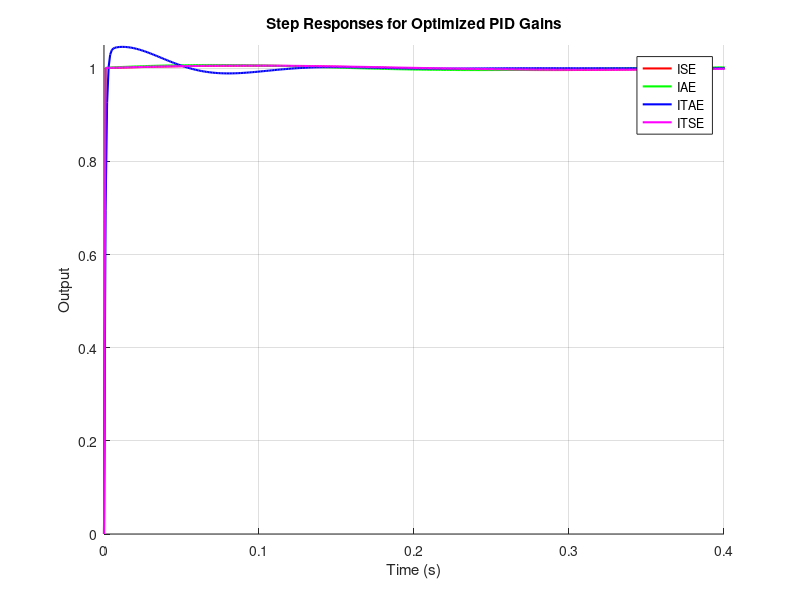

Write MATLAB code to recreate this figure.
clc;
clear;
close all;

numerator = [1488.4];
denominator = [1 0 -930.25];
plant = tf(numerator, denominator);

gains = struct( ...
    'ISE',  struct('Kp', 30.65,   'Ki', 1889.9395, 'Kd', 7.5218), ...
    'IAE',  struct('Kp', 37.144,  'Ki', 1744.82,   'Kd', 5.0092), ...
    'ITAE', struct('Kp', 33.5061, 'Ki', 1897.3994, 'Kd', 0.77143), ...
    'ITSE', struct('Kp', 39.4455, 'Ki', 1493.432,  'Kd', 7.0386) ...
);

% Time vector for simulation
t = 0:0.001:5;

% Initialize figure
figure;
hold on;
grid on;
title('Step Responses for Optimized PID Gains');
xlabel('Time (s)');
ylabel('Output');
colors = ['r', 'g', 'b', 'm'];
criteria_names = fieldnames(gains);
xlim([0 0.4]);   
ylim([0 1.05]);   

for i = 1:length(criteria_names)
    criterion = criteria_names{i};
    params = gains.(criterion);

    s = tf('s');
    PID = params.Kp + params.Ki/s + params.Kd*s;

    closed_loop_tf = feedback(PID * plant, 1);

    [response, t_response] = step(closed_loop_tf, t);

    plot(t_response, response, 'DisplayName', criterion, 'Color', colors(i), 'LineWidth', 1.5);
end

legend('Location', 'best');
hold off;